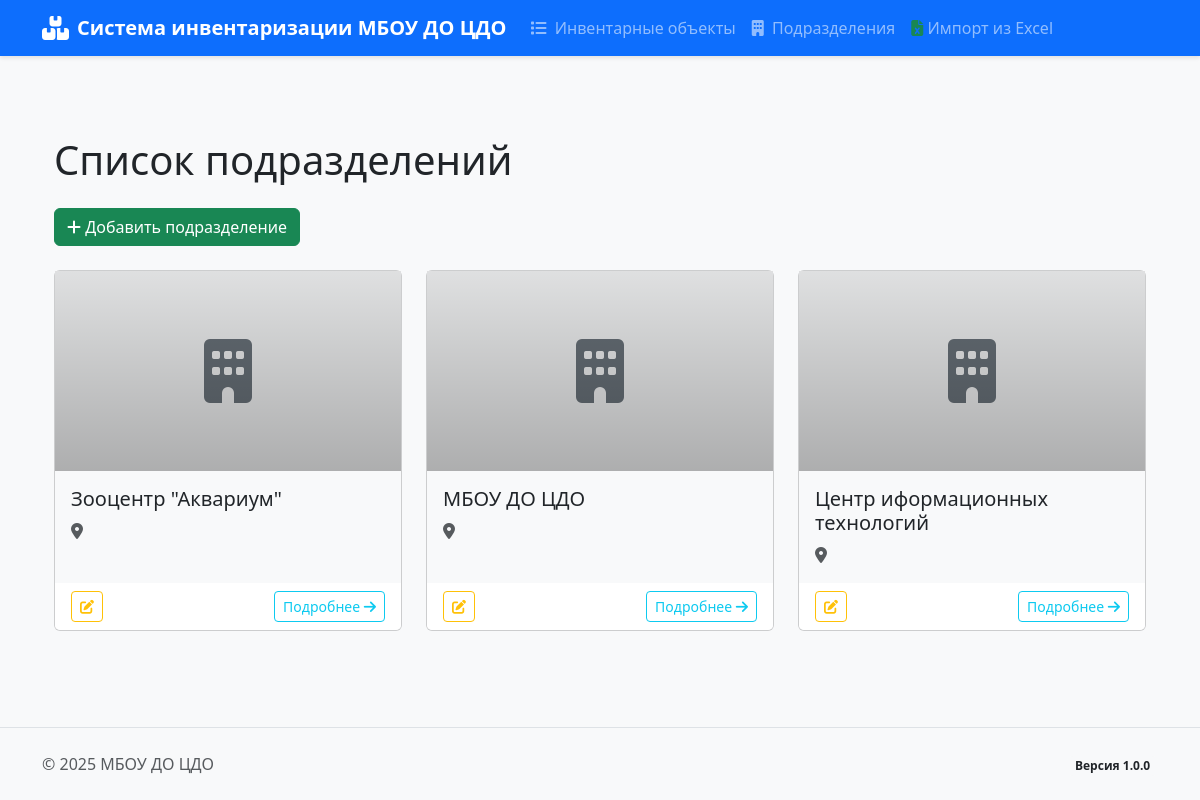
Before: /bases/ with the older database file.
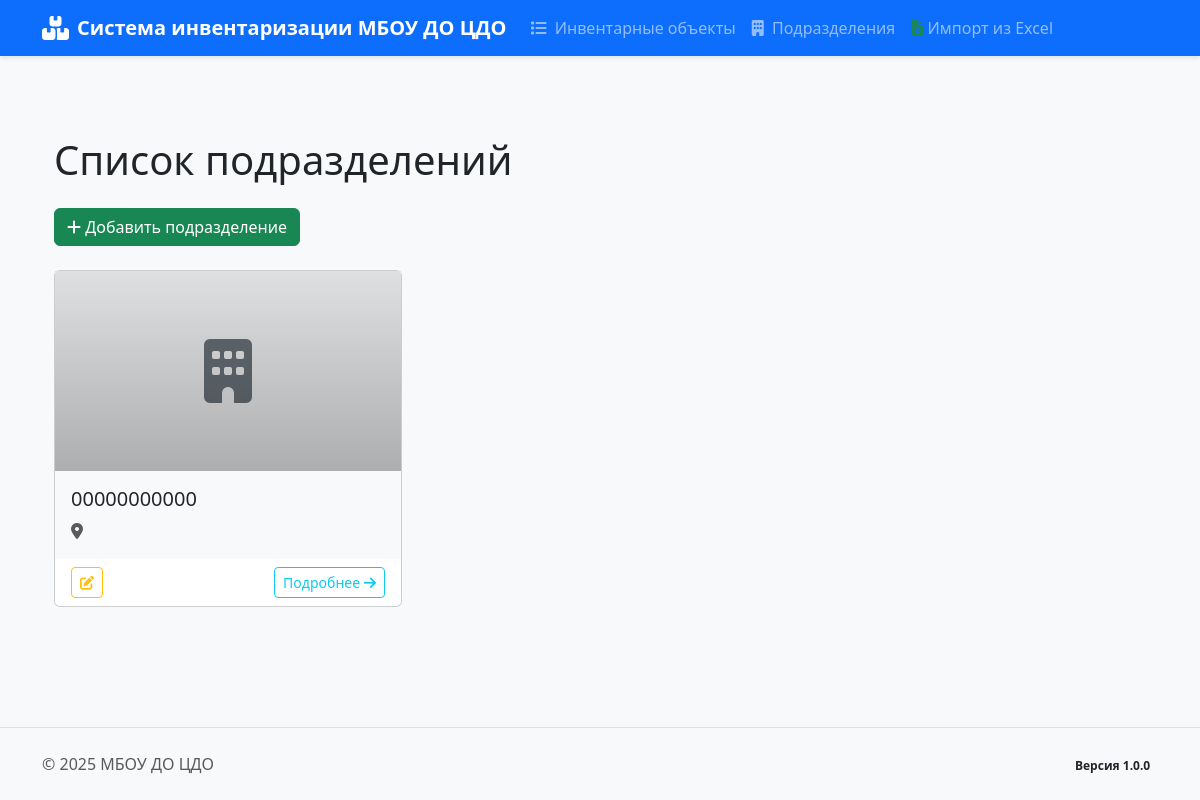
After: the same page with the newer database file.
### data/models.py (models this page shows, shortened)
class BaseInfo(models.Model):
    base_name = models.CharField(
        max_length=64,
        verbose_name="Название подразделения",
        unique=True,
    )
    base_address = models.CharField(
        max_length=255,
        verbose_name="Адрес подразделения",
    )
    logo = models.ImageField(
        upload_to='titles/',
        verbose_name="Логотип подразделения",
        blank=True,
        null=True,
    )
    class Meta:
        verbose_name = "Подразделение"
        verbose_name_plural = "Подразделения"

### data/views.py (the view)
# urls.py: path('bases/', BaseInfoListView.as_view(), name='baseinfo-list'),
class BaseInfoListView(ListView):
    model = BaseInfo
    template_name = 'baseinfo_list.html'
    context_object_name = 'bases'
    paginate_by = 10
    ordering = ['base_name']

### data/templates/baseinfo_list.html (shortened to what this page needs)
{% extends 'base.html' %}
{% block content %}
<div class="container mt-4">
    <h1 class="mb-4">Список подразделений</h1>
    <div class="mb-4">
        <a href="{% url 'baseinfo-create' %}" class="btn btn-success">
            <i class="fas fa-plus"></i> Добавить подразделение
        </a>
    </div>
    <div class="row">
        {% for base in bases %}
        <div class="col-md-4 mb-4">
            <div class="card h-100">
                <a href="{% url 'baseinfo-detail' base.pk %}" class="text-decoration-none text-dark">
    <div class="card-img-container" style="height: 200px; overflow: hidden;">
        {% if base.logo %}
            <img src="{{ base.logo.url }}"
                 class="card-img-top h-100 w-100"
                 alt="{{ base.base_name }}"
                 style="object-fit: cover;">
        {% else %}
            <div class="h-100 w-100 d-flex align-items-center justify-content-center bg-light">
                <i class="fas fa-building fa-4x text-secondary"></i>
            </div>
        {% endif %}
    </div>
</a>
       <div class="card-body">
                        <h5 class="card-title">{{ base.base_name }}</h5>
                        <p class="card-text">
                            <i class="fas fa-map-marker-alt text-muted"></i>
                        </p>
                    </div>
                <div class="card-footer bg-white border-top-0">
                    <div class="d-flex justify-content-between">
                        <div class="btn-group btn-group-sm">
                            <a href="{% url 'baseinfo-update' base.pk %}" class="btn btn-outline-warning" title="Редактировать">
                                <i class="fas fa-edit"></i>
                            </a>
                        </div>
                        <a href="{% url 'baseinfo-detail' base.pk %}" class="btn btn-sm btn-outline-info" title="Подробнее">
                            Подробнее <i class="fas fa-arrow-right"></i>
                        </a>
                    </div>
                </div>
            </div>
        </div>
        {% empty %}
        <div class="col-12">
            <div class="alert alert-info" role="alert">
                Нет подразделений для отображения
            </div>
        </div>
        {% endfor %}
    </div>
</div>
{% endblock %}

### data/templates/base.html (shortened to what this page needs)
<!DOCTYPE html>
<html lang="ru">
<head>
    {% load form_tags %}
    <link href="https://cdn.jsdelivr.net/npm/bootstrap@5.3.0/dist/css/bootstrap.min.css" rel="stylesheet">
    <link href="https://cdnjs.cloudflare.com/ajax/libs/font-awesome/6.4.0/css/all.min.css" rel="stylesheet">
</head>
<body>
<nav class="navbar navbar-expand-lg navbar-dark bg-primary">
    <div class="container">
        <a class="navbar-brand d-flex align-items-center" href="{% url 'inventoryitem-list' %}">
            <i class="fas fa-boxes me-2 fs-4"></i>
            <span>Система инвентаризации МБОУ ДО ЦДО</span>
        </a>
        <div class="collapse navbar-collapse" id="navbarNav">
            <ul class="navbar-nav me-auto">
                <li class="nav-item">
                    <a class="nav-link" href="{% url 'inventoryitem-list' %}">
                        <i class="fas fa-list me-1"></i> Инвентарные объекты
                    </a>
                </li>
                <li class="nav-item">
                    <a class="nav-link" href="{% url 'baseinfo-list' %}">
                        <i class="fas fa-building me-1"></i> Подразделения
                    </a>
                </li>
                <li class="nav-item">
    <a class="nav-link" href="{% url 'import-inventory' %}">
        <i class="fas fa-file-excel text-success mr-1"></i> Импорт из Excel
    </a>
</li>
            </ul>
        </div>
    </div>
</nav>
    <main class="container my-4">
        {% block content %}{% endblock %}
    </main>
    <footer class="footer">
        <div class="container">
            <div class="row align-items-center">
                <div class="col-md-6 text-md-start text-center text-md-start mb-2 mb-md-0">
                    <span class="text-muted">© {% now "Y" %} МБОУ ДО ЦДО</span>
                </div>
                <div class="col-md-6 text-md-end text-center">
                    <span class="badge bg-light text-dark">Версия 1.0.0</span>
                </div>
            </div>
        </div>
    </footer>
</body>
</html>

### data/templates/base.html (style rules this page uses)
:root { --bs-primary-rgb: 13, 110, 253; --bs-body-bg: #f8f9fa; }
body { display: flex; flex-direction: column; min-height: 100vh; background-color: var(--bs-body-bg); }
.navbar { box-shadow: 0 2px 4px rgba(0,0,0,.1); }
.navbar-brand { font-weight: 600; }
.nav-link { font-weight: 500; padding: 0.5rem 1rem; border-radius: 0.375rem; }
main { flex: 1; padding-top: 2rem; padding-bottom: 2rem; }
.footer { background-color: #f8f9fa; padding: 1.5rem 0; border-top: 1px solid #dee2e6; margin-top: auto; }

### data/templates/baseinfo_list.html (style rules this page uses)
.card { transition: transform 0.2s, box-shadow 0.2s; }
.card-img-container { position: relative; }
.card-img-container::after { content: ''; position: absolute; top: 0; left: 0; right: 0; bottom: 0; background: linear-gradient(to bottom, rgba(0,0,0,0.1) 0%, rgba(0,0,0,0.3) 100%); }

Changed rows visible on the page:
removed BaseInfo: base_name "Зооцентр \"Аквариум\""
removed BaseInfo: base_name "МБОУ ДО ЦДО"
removed BaseInfo: base_name "Центр иформационных технологий"
added BaseInfo: base_name "00000000000"
